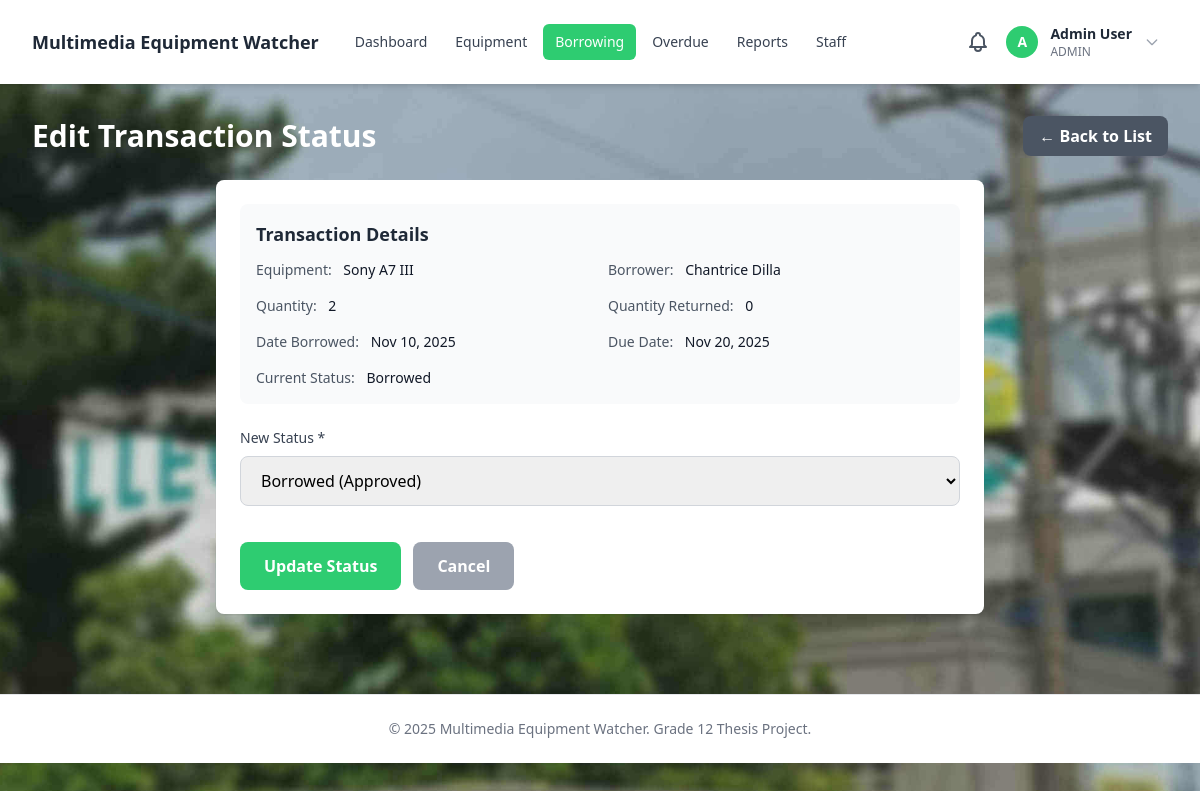
The page /borrowing/edit-status.php?id=1 (signed in) on the database as committed earlier.
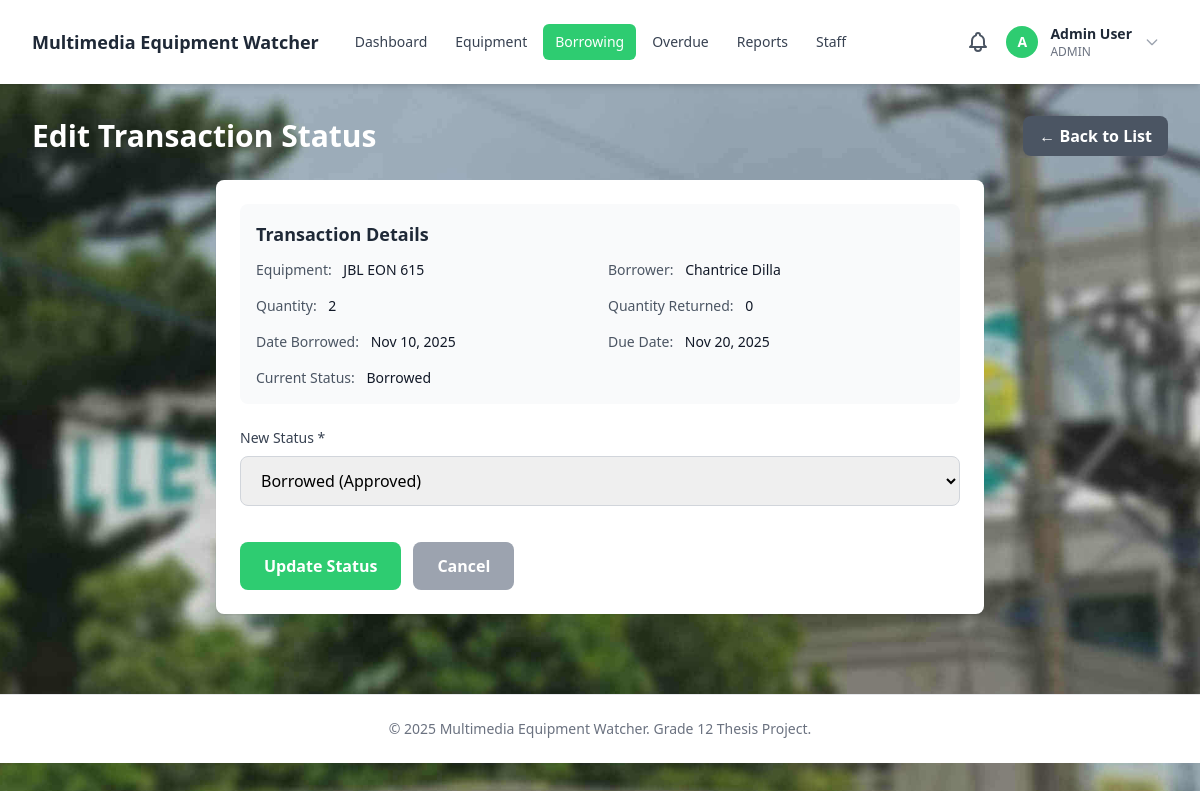
The same page on the database as committed later.
### tables this page shows
CREATE TABLE borrowing_transactions (
    id INT AUTO_INCREMENT PRIMARY KEY,
    equipment_id INT NOT NULL,
    user_id INT NOT NULL,
    quantity INT NOT NULL DEFAULT 1,
    quantity_returned INT NOT NULL DEFAULT 0,
    date_borrowed DATE NOT NULL,
    due_date DATE NOT NULL,
    date_returned DATE NULL,
    status ENUM('pending', 'borrowed', 'returned', 'partially_returned', 'lost', 'rejected', 'cancelled') NOT NULL DEFAULT 'pending',
    remarks TEXT NULL,
    created_at TIMESTAMP DEFAULT CURRENT_TIMESTAMP,
    FOREIGN KEY (equipment_id) REFERENCES equipment(id) ON DELETE CASCADE,
    FOREIGN KEY (user_id) REFERENCES users(id) ON DELETE CASCADE
);

CREATE TABLE equipment (
    id INT AUTO_INCREMENT PRIMARY KEY,
    name VARCHAR(100) NOT NULL,
    description TEXT,
    category VARCHAR(50),
    total_quantity INT NOT NULL DEFAULT 1,
    available_quantity INT NOT NULL DEFAULT 1,
    status ENUM('available', 'borrowed', 'damaged', 'lost') NOT NULL DEFAULT 'available',
    created_at TIMESTAMP DEFAULT CURRENT_TIMESTAMP
);

CREATE TABLE users (
    id INT AUTO_INCREMENT PRIMARY KEY,
    name VARCHAR(100) NOT NULL,
    email VARCHAR(100) NOT NULL UNIQUE,
    password VARCHAR(255) NOT NULL,
    role ENUM('admin', 'user') NOT NULL DEFAULT 'user',
    is_active TINYINT(1) NOT NULL DEFAULT 0,
    created_at TIMESTAMP DEFAULT CURRENT_TIMESTAMP
);

### borrowing/edit-status.php (the view, shortened to what this page needs)
<?php
require_once '../includes/header.php';
$pdo = getDBConnection();
$id = $_GET['id'] ?? 0;
try {
    $stmt = $pdo->prepare("
        SELECT bt.*, e.name as equipment_name, u.name as borrower_name, u.email as borrower_email
        FROM borrowing_transactions bt
        JOIN equipment e ON bt.equipment_id = e.id
        JOIN users u ON bt.user_id = u.id
        WHERE bt.id = ?
    ");
    $stmt->execute([$id]);
    $transaction = $stmt->fetch();
} catch (Exception $e) {
    header('Location: list.php');
    exit;
}
?>
<div class="flex justify-between items-center mb-6">
    <h2 class="text-3xl font-bold text-white">Edit Transaction Status</h2>
    <a href="list.php" class="px-4 py-2 bg-gray-600 hover:bg-gray-700 text-white font-semibold rounded-lg transition">← Back to List</a>
</div>
<div class="max-w-3xl mx-auto bg-white rounded-lg shadow-sm p-6">
    <div class="mb-6 p-4 bg-gray-50 rounded-lg">
        <h3 class="text-lg font-semibold text-gray-800 mb-3">Transaction Details</h3>
        <div class="grid grid-cols-1 md:grid-cols-2 gap-4 text-sm">
            <div>
                <span class="text-gray-600">Equipment:</span>
                <span class="font-medium text-gray-900 ml-2"><?php echo htmlspecialchars($transaction['equipment_name']); ?></span>
            </div>
            <div>
                <span class="text-gray-600">Borrower:</span>
                <span class="font-medium text-gray-900 ml-2"><?php echo htmlspecialchars($transaction['borrower_name']); ?></span>
            </div>
            <div>
                <span class="text-gray-600">Quantity:</span>
                <span class="font-medium text-gray-900 ml-2"><?php echo $transaction['quantity']; ?></span>
            </div>
            <div>
                <span class="text-gray-600">Quantity Returned:</span>
                <span class="font-medium text-gray-900 ml-2"><?php echo $transaction['quantity_returned'] ?? 0; ?></span>
            </div>
            <div>
                <span class="text-gray-600">Date Borrowed:</span>
                <span class="font-medium text-gray-900 ml-2"><?php echo date('M d, Y', strtotime($transaction['date_borrowed'])); ?></span>
            </div>
            <div>
                <span class="text-gray-600">Due Date:</span>
                <span class="font-medium text-gray-900 ml-2"><?php echo date('M d, Y', strtotime($transaction['due_date'])); ?></span>
            </div>
            <div>
                <span class="text-gray-600">Current Status:</span>
                <span class="font-medium text-gray-900 ml-2"><?php echo ucfirst(str_replace('_', ' ', $transaction['status'])); ?></span>
            </div>
        </div>
    </div>
    <form method="POST" action="" class="space-y-5">
        <div>
            <label for="status" class="block text-sm font-medium text-gray-700 mb-2">New Status *</label>
            <select id="status" name="status" required class="w-full px-4 py-3 border border-gray-300 rounded-lg focus:ring-2 focus:ring-primary focus:border-transparent" onchange="toggleFields()">
                <option value="borrowed" <?php echo $transaction['status'] === 'borrowed' ? 'selected' : ''; ?>>Borrowed (Approved)</option>
            </select>
        </div>
        <div class="flex gap-3 pt-4">
            <button type="submit" class="px-6 py-3 bg-primary hover:bg-primary-dark text-white font-semibold rounded-lg transition">Update Status</button>
            <a href="list.php" class="px-6 py-3 bg-gray-400 hover:bg-gray-500 text-white font-semibold rounded-lg transition">Cancel</a>
        </div>
    </form>
</div>
<?php require_once '../includes/footer.php'; ?>

Rows that differ between the two databases and show on the page:
changed borrowing_transactions "Borrowed": equipment.name "Sony A7 III" → "JBL EON 615"
